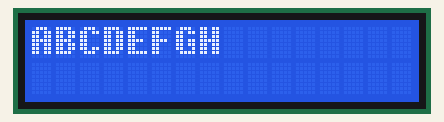
Recording of a program running on a simulated Raspberry Pi (BCM pin numbers). Parts: 16×2 character LCD. At 0.7 s the program stops and its outputs stay as they are.

Above: at 0.8 s.

The program:

test.py
```python
# on importe le pilote
import lcddriver

from time import sleep

# on initialise le lcd
lcd = lcddriver.lcd()

lcd.load_custom_char(0, [0xe,0x1b,0x1b,0x1f,0x1b,0x1b,0x1b,0x0])
lcd.load_custom_char(1, [0x1e,0x1b,0x1b,0x1e,0x1b,0x1b,0x1e,0x0])
lcd.load_custom_char(2, [0xe,0x1b,0x18,0x18,0x18,0x1b,0xe,0x0])
lcd.load_custom_char(3, [0x1e,0x1b,0x1b,0x1b,0x1b,0x1b,0x1e,0x0])
lcd.load_custom_char(4, [0x1f,0x18,0x18,0x1e,0x18,0x18,0x1f,0x0])
lcd.load_custom_char(5, [0x1f,0x18,0x18,0x1e,0x18,0x18,0x18,0x0])
lcd.load_custom_char(6, [0xe,0x1b,0x18,0x1b,0x1b,0x19,0xf,0x0])
lcd.load_custom_char(7, [0x1b,0x1b,0x1b,0x1f,0x1b,0x1b,0x1b,0x0])
lcd.load_custom_char(8, [0x0,0x0,0xe,0x3,0xf,0x1b,0xf,0x0])
lcd.load_custom_char(9, [0xe,0x1b,0x1b,0x1b,0x1b,0x1b,0xe,0x0])
lcd.load_custom_char(10, [0x2,0x6,0xe,0x6,0x6,0x6,0x6,0x0])
lcd.load_custom_char(11, [0xe,0x1b,0x3,0x6,0xc,0x18,0x1f,0x0])


for k in range(4):
	lcd.message("".rjust(20, " "), k)

str = ''
for k in range(8):
	str = str + chr(k)

lcd.message(str, 0)
```

lcddriver.py
```python
import smbus
from time import sleep

# some const

# default LCD Address
LCD_ADDRESS = 0x27

# commands
LCD_CLEARDISPLAY = 0x01
LCD_RETURNHOME = 0x02
LCD_ENTRYMODESET = 0x04
LCD_DISPLAYCONTROL = 0x08
LCD_CURSORSHIFT = 0x10
LCD_FUNCTIONSET = 0x20
LCD_SETCGRAMADDR = 0x40
LCD_SETDDRAMADDR = 0x80

# flags for display entry mode
LCD_ENTRYRIGHT = 0x00
LCD_ENTRYLEFT = 0x02
LCD_ENTRYSHIFTINCREMENT = 0x01
LCD_ENTRYSHIFTDECREMENT = 0x00

# flags for display on/off control
LCD_DISPLAYON = 0x04
LCD_DISPLAYOFF = 0x00
LCD_CURSORON = 0x02
LCD_CURSOROFF = 0x00
LCD_BLINKON = 0x01
LCD_BLINKOFF = 0x00

# flags for display/cursor shift
LCD_DISPLAYMOVE = 0x08
LCD_CURSORMOVE = 0x00
LCD_MOVERIGHT = 0x04
LCD_MOVELEFT = 0x00

# flags for function set
LCD_8BITMODE = 0x10
LCD_4BITMODE = 0x00
LCD_2LINE = 0x08
LCD_1LINE = 0x00
LCD_5x10DOTS = 0x04
LCD_5x8DOTS = 0x00

# ddram offsets for up to 4 rows
LCD_ROW_OFFSET = (0x80, 0xC0, 0x94, 0xD4)

# flags for backlight control
LCD_BACKLIGHT = 0x08
LCD_NOBACKLIGHT = 0x00

En = 0b00000100  # Enable bit
Rw = 0b00000010  # Read/Write bit
Rs = 0b00000001  # Register select bit

class i2c:
    def __init__(self, i2c_addr=LCD_ADDRESS, port=1):
        # i2c stuff
        self._addr = i2c_addr
        self._bus = smbus.SMBus(port)

    # Write a single byte
    def write_byte(self, byte):
        self._bus.write_byte(self._addr, byte)
        sleep(0.0001)

    def write_bytes(self, cmd, data):
        self._bus.write_block_data(self.addr, cmd, data)
        sleep(0.0001)

class lcd:
    def __init__(self, i2c_addr=LCD_ADDRESS, port=1):
        """
        Init LCD class and panel
        :param i2c_addr: i2c address
        :type i2c_addr: int
        """
        self._bus = i2c(i2c_addr, port)

        # backlight state
        self._back_light = True

        # init display
        self.__write_cmd(0x03)
        self.__write_cmd(0x03)
        self.__write_cmd(0x03)
        self.__write_cmd(0x02)
        # 4bits mode - what else ? ;-)
        self.__write_cmd(LCD_FUNCTIONSET | LCD_2LINE | LCD_5x8DOTS | LCD_4BITMODE)
        self.__write_cmd(LCD_DISPLAYCONTROL | LCD_DISPLAYON | LCD_CURSOROFF | LCD_BLINKOFF)
        self.__write_cmd(LCD_CLEARDISPLAY)
        self.__write_cmd(LCD_ENTRYMODESET | LCD_ENTRYLEFT)

        sleep(.2)

    def __strobe(self, data):
        """
        Clocks En pin to latch current command
        :param data:
        :return:
        """
        # (re)set back light
        data |= LCD_BACKLIGHT if self._back_light else LCD_NOBACKLIGHT
        # clock data with a pulse on En pin
        self._bus.write_byte(data | En)
        sleep(.0005)
        self._bus.write_byte(data & ~En)
        sleep(.0001)

    def __write_cmd(self, cmd):
        """
        Write a command to LCD panel
        :param cmd: value of command byte
        :type cmd: int
        """
        self.__strobe(cmd & 0xF0)
        self.__strobe((cmd << 4) & 0xF0)

    def __write_char(self, char_value):
        """
        Write a char to LCD panel or character ROM
        :param char_value: value of char
        :type char_value: int
        """
        self.__strobe(Rs | (char_value & 0xF0))
        self.__strobe(Rs | ((char_value << 4) & 0xF0))

    def write_cmd(self, cmd):
	self.__write_cmd(cmd)

    ##
    ## PUBLIC API
    ##

    def message(self, string, row = 0):
        """
        Send string to LCD panel to display it
        :param string: string to display
        :type string: str
        :param row: row id (default is 0)
        :type row: int
        """
        # set max row
        if row > 3:
            row = 3

        addr = LCD_ROW_OFFSET[row]
        self.__write_cmd(addr)

        for char in string[:20]:
            self.__write_char(ord(char))

    def home(self):
        """
        Home the cursor
        """
        self.__write_cmd(LCD_RETURNHOME)

    def clear(self):
        """
        Clear LCD and home cursor
        """
        self.__write_cmd(LCD_CLEARDISPLAY)
        self.__write_cmd(LCD_RETURNHOME)

    def set_cursor(self, col=0, row=0):
        """
        Move cursor to col, row
        :param col: column id (default is 0)
        :type col: int
        :param row: row id (default is 0)
        :type row: int
        """
        # set max row
        if row > 3:
            row = 3
        # set location
        self.__write_cmd(LCD_SETDDRAMADDR | (col + LCD_ROW_OFFSET[row]))

    def write(self, string):
        """
        Send string to LCD panel to display it
        :param string: string to display
        :type string: str
        """
        for char in string:
            self.__write_char(ord(char))

    def set_backlight(self, state):
        """
        Define back light state
        :param state: back light status to set
        :type state: bool
        """
        self._back_light = bool(state)
        self._bus.write_byte(LCD_BACKLIGHT if self._back_light else LCD_NOBACKLIGHT)

    def load_custom_char(self, number, font_data):
        """
        Add custom chars (8 max)
        :param font_data:
        :type font_data: array
        """
        # set CGRAM mode
        self.__write_cmd(LCD_SETCGRAMADDR + (8 * number))
        # transfer data to CGRAM
        for char in font_data:
            self.__write_char(char)
```
